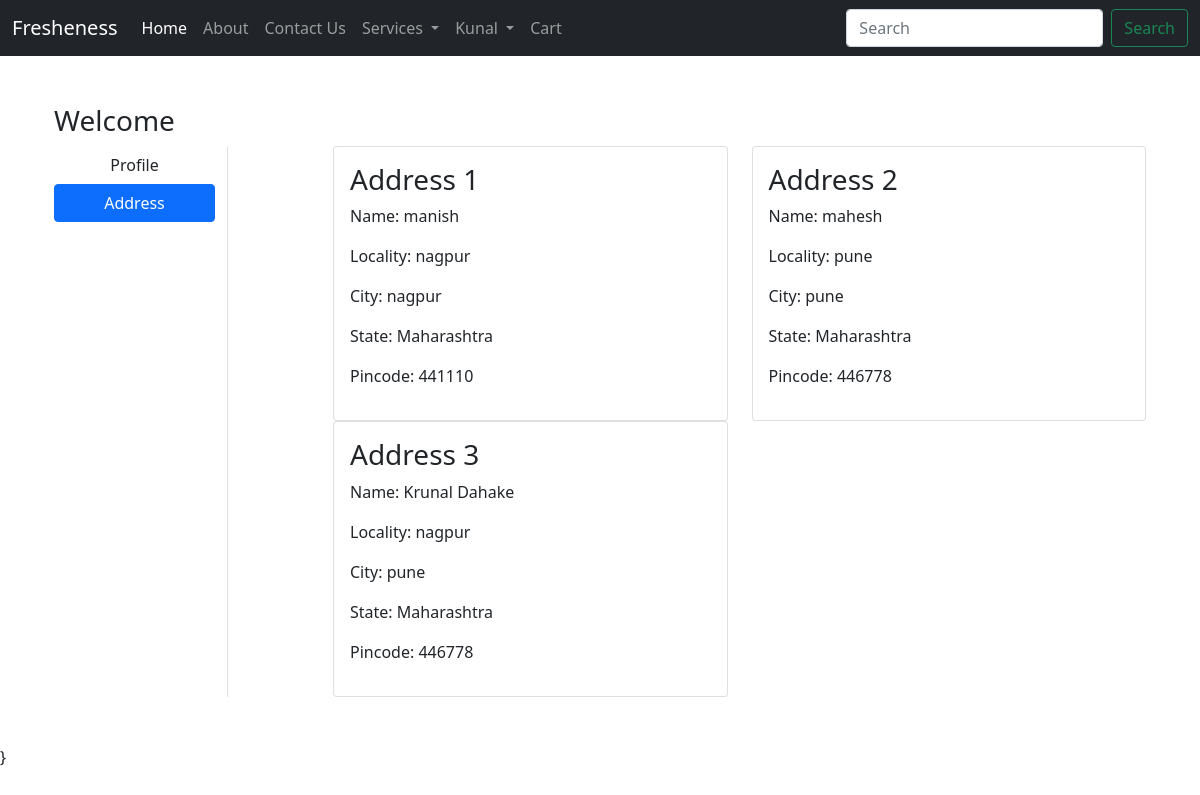
The page /address/ (signed in) on the database its author committed.
### hello/models.py (models this page shows, shortened)
class Customer(models.Model):
    user=models.ForeignKey(User,on_delete=models.CASCADE)
    name=models.CharField(max_length=200)
    locality=models.CharField(max_length=300)
    city=models.CharField(max_length=70)
    pincode=models.IntegerField()
    state=models.CharField(choices=STATE_CHOICES,max_length=50)
    mobile=models.CharField(max_length=70 ,null=True)

### hello/views.py (the view)
# urls.py: path('address/',views.address,name='address') ,
def address(request):
    add=Customer.objects.filter(user=request.user)
    return render(request,'hello/address.html',{'add':add,'active':'btn-primary'})

### hello/templates/hello/address.html
{% extends 'hello/base.html' %}
{% load static %}
{% block address %}
<div class="container my-5">
    <div class="row">
    <h3>Welcome {{name|capfirst}}</h3>
     <div class="col-sm-2 border-end">
      <ul class="list-unstyled">
       <li class="d-grid"><a href="{% url 'profile' %}" class="btn">Profile</a></li>
       <li class="d-grid"><a href="{% url 'address' %}" class="btn {{active}}">Address</a></li>
      </ul>
     </div>
     <div class="col-sm-9 offset-sm-1">
      <div class="row">
          {% for ad in add %}
       <div class="col-sm-6">
        <div class="card">
         <div class="card-body">
          <h3>Address {{forloop.counter}}</h3>
          <p>Name: {{ad.name}}</p>
          <p>Locality: {{ad.locality}}</p>
          <p>City: {{ad.city}}</p>
          <p>State: {{ad.state}}</p>
          <p>Pincode: {{ad.pincode}}</p>
        </div>
    </div>
</div>
{% endfor %}
      </div>
     </div>
    </div>
   </div>
{% endblock address %}

### hello/templates/hello/navbar.html (shortened to what this page needs)
<nav class="navbar navbar-expand-lg navbar-dark bg-dark">
    <div class="container-fluid">
        <a class="navbar-brand" href="#">Fresheness</a>
        <div class="collapse navbar-collapse" id="navbarSupportedContent">
            <ul class="navbar-nav me-auto mb-2 mb-lg-0">
                <li class="nav-item">
                    <a class="nav-link active" aria-current="page" href="{% url 'home' %}">Home</a>
                </li>
                <li class="nav-item">
                    <a class="nav-link" href="{% url 'about' %}">About</a>
                </li>
                <li class="nav-item">
                    <a class="nav-link" href="{% url 'contact' %}">Contact Us</a>
                </li>
                {% if request.user.is_authenticated %}
                    <li class="nav-item dropdown">
                        <a class="nav-link dropdown-toggle" href="#" id="navbarDropdown" role="button"
                            data-bs-toggle="dropdown" aria-expanded="false">
                            Services
                        </a>
                    </li>
                    <li class="nav-item dropdown">
                        <a class="nav-link dropdown-toggle" href="#" id="navbarDropdown" role="button"
                            data-bs-toggle="dropdown" aria-expanded="false">
                            {{request.user.username|capfirst  }}
                        </a>
                    </li>
                    <li class="nav-item">
                        <a class="nav-link" aria-current="page" href="{% url 'showcart' %}">Cart</a>
                    </li>
                {% endif %}
            </ul>
            <form class="d-flex">
                <input class="form-control me-2" type="search" placeholder="Search" aria-label="Search">
                <button class="btn btn-outline-success" type="submit">Search</button>
            </form>
        </div>
    </div>
</nav>

### rows shown on the page
Customer: name "manish", locality "nagpur", city "nagpur", state "Maharashtra", pincode "441110"
Customer: name "mahesh", locality "pune", city "pune", state "Maharashtra", pincode "446778"
Customer: name "Krunal Dahake", locality "nagpur", city "pune", state "Maharashtra", pincode "446778"

### other values the page prints
{{ request.user.username|capfirst }} "Kunal"
